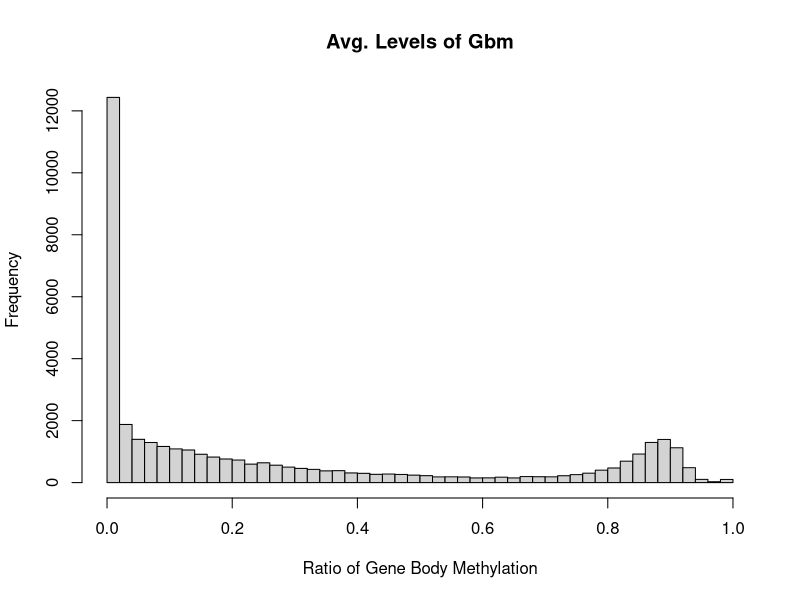

The R script that drew this image: (Note: this script raises an error after producing the figure.)
### Jinliang Yang
### Gene-body Methylation

res <- read.csv("cache/stat_exon_mean_var.csv")

hist(res$mm, breaks=50, main="Avg. Levels of Gbm", xlab="Ratio of Gene Body Methylation")

subset(res, mm > 0.6) %>% nrow
subset(res, mm <= 0.6) %>% nrow

####
gbM <- subset(res, mm > 0.6)
ngbM <- subset(res, mm <= 0.6)





res <- MCMCBC(my_sfs, sites, rates, sd, k, burnin,
                   conditional=FALSE, Ne, ngen,
                   verbose=TRUE)
    